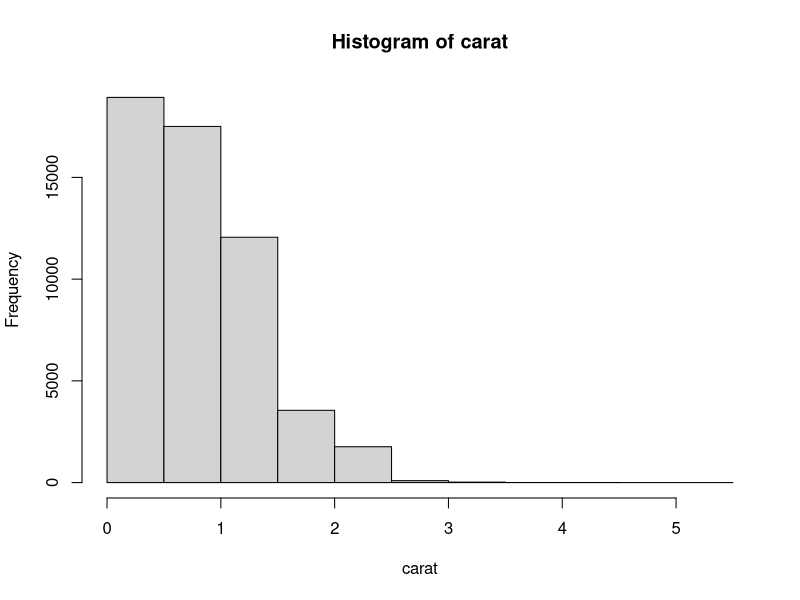
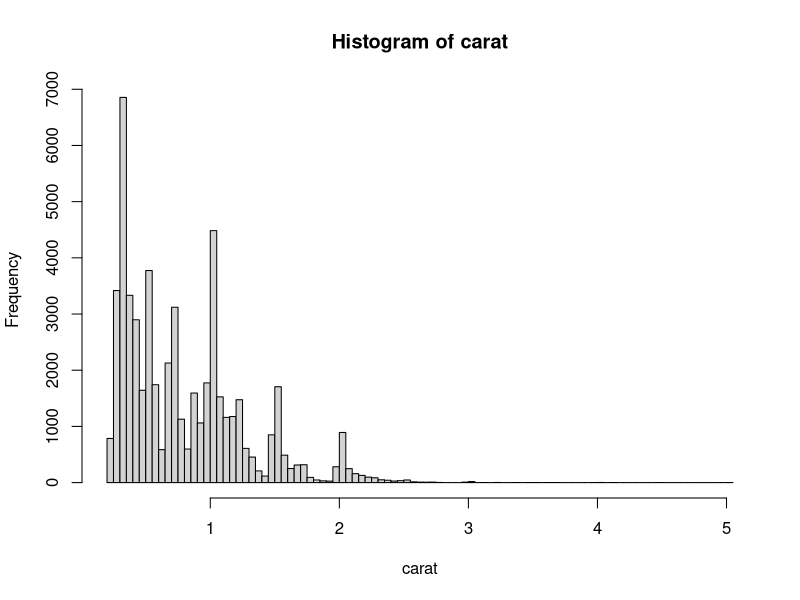
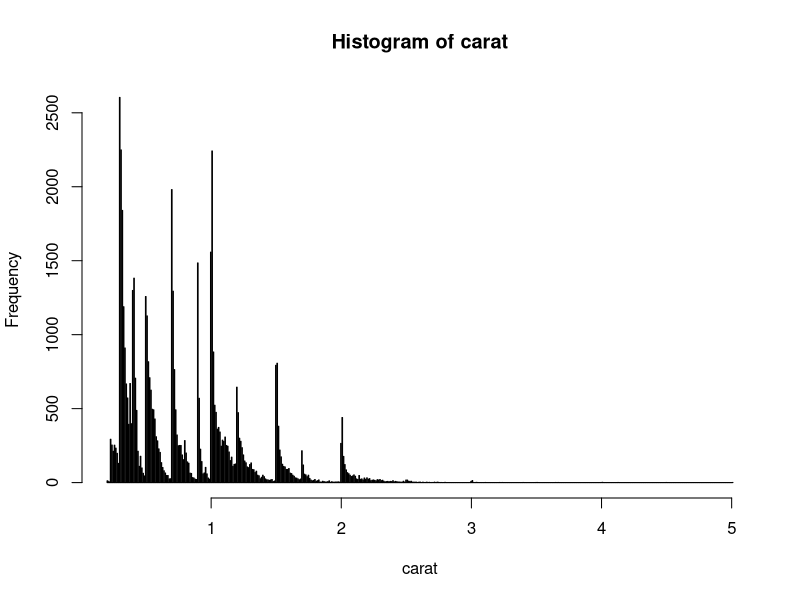
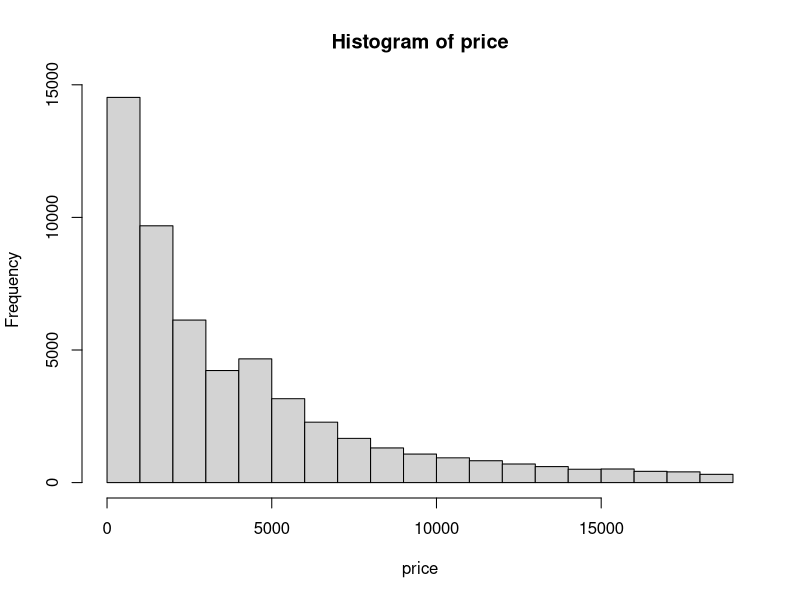
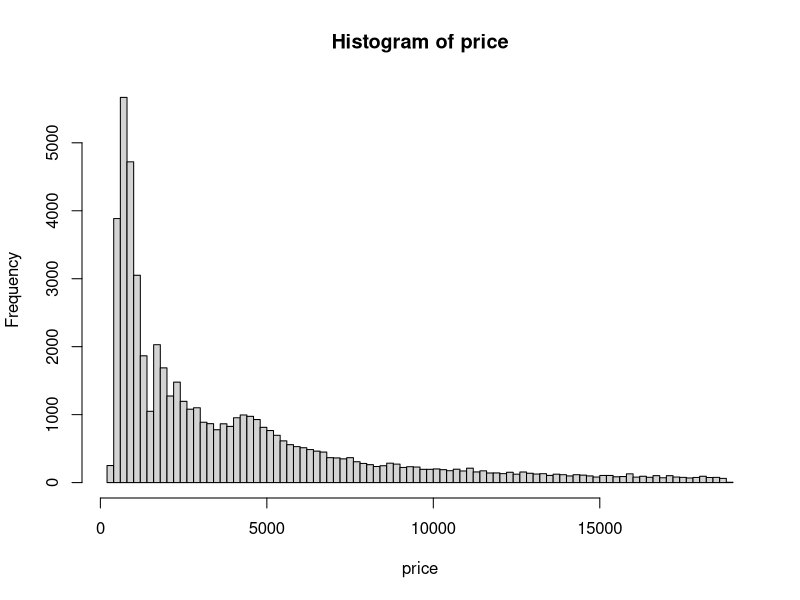
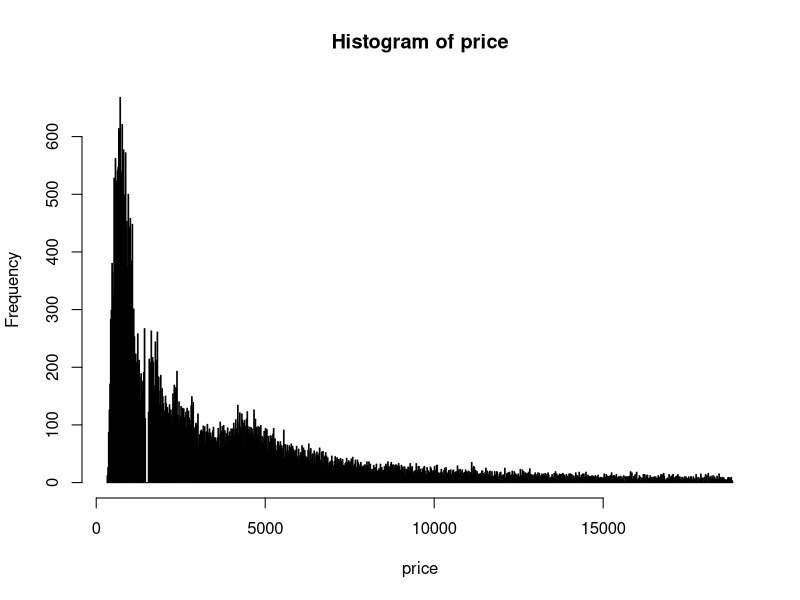
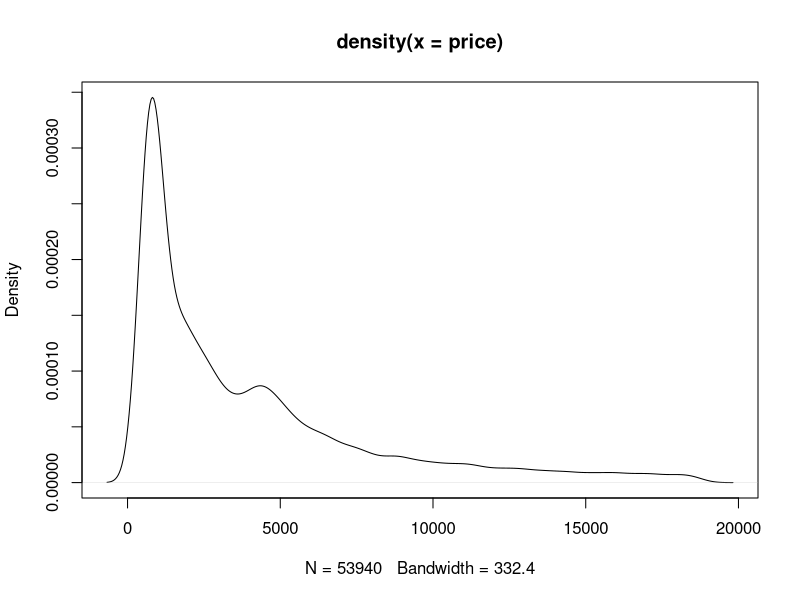
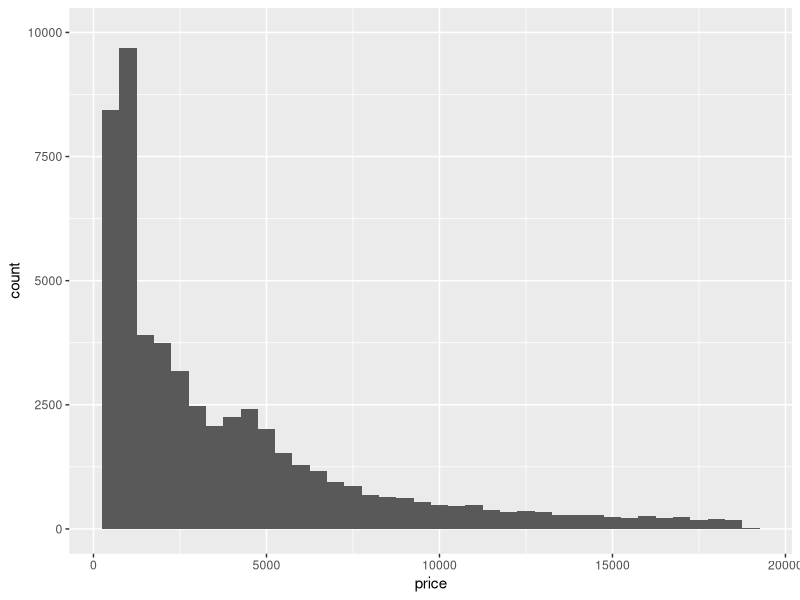

Generate these figures, in order, with R:
library(ggplot2)
library(dplyr)
View(diamonds)

diamonds2 <- diamonds %>% filter(carat != 0)

attach(diamonds2)

hist(carat, breaks=10)
hist(carat, breaks=100)
hist(carat, breaks=1000)

hist(price)
hist(price, breaks=100)
hist(price, breaks=1000)

d <- density(price)
plot(d)


sum(carat == 0.99)
sum(carat == 1)

ggplot(diamonds) +
  geom_histogram(mapping = aes(x = price),
                 binwidth =500) + coord_cartesian(ylim = c(0, 10000))

plot(carat, price)
r <- lm(log(price) ~ carat, data = diamonds)
summary(r)
plot(r)

r <- lm(price ~ carat + factor(cut) + factor(color) + factor(clarity))
summary(r)
plot(r)

plot(factor(cut), price)
plot(factor(color), price)


